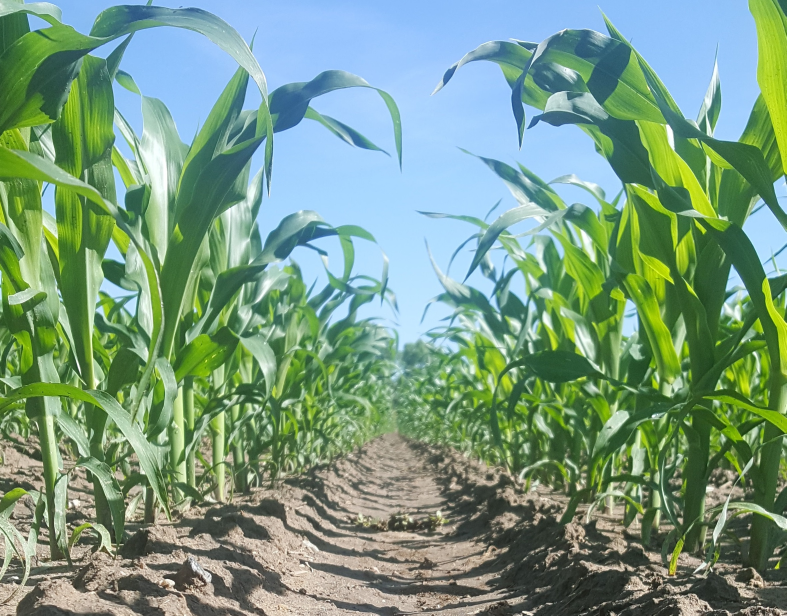
#> input picture robot_control/sensors_and_modules/image_processing/test3.jpg, 2359 x 1847 px (shown at 1/3 size)
$ python vanishing_point.py
#> lines starting #> are read from the running program, lines starting #| are printed output that depends on the picture; after the words box and inside, x2 and y2 are one past the last pixel; in counts of white or black regions, pixels touching at a corner belong together

import itertools
import random
from itertools import starmap
import matplotlib
import cv2
import numpy as np
import time


# Perform edge detection
def hough_transform(img):
    gray = cv2.cvtColor(img, cv2.COLOR_BGR2GRAY)  # Convert image to grayscale

    kernel = np.ones((15, 15), np.uint8)

    opening = cv2.morphologyEx(gray, cv2.MORPH_OPEN, kernel)  # Open (erode, then dilate)
    edges = cv2.Canny(opening, 50, 150, apertureSize=3)  # Canny edge detection
    lines = cv2.HoughLines(edges, 1, np.pi / 180, 200)  # Hough line detection

    hough_lines = []
    # Lines are represented by rho, theta; converted to endpoint notation
    if lines is not None:
        for line in lines:
            hough_lines.extend(list(starmap(endpoints, line)))

    return hough_lines


def endpoints(rho, theta):
    a = np.cos(theta)
    b = np.sin(theta)
    x_0 = a * rho
    y_0 = b * rho
    x_1 = int(x_0 + 1000 * (-b))
    y_1 = int(y_0 + 1000 * (a))
    x_2 = int(x_0 - 1000 * (-b))
    y_2 = int(y_0 - 1000 * (a))

    return ((x_1, y_1), (x_2, y_2))


# Random sampling of lines
def sample_lines(lines, size):
    if size > len(lines):
        size = len(lines)
    return random.sample(lines, size)


def det(a, b):
    return a[0] * b[1] - a[1] * b[0]


# Find intersection point of two lines (not segments!)
def line_intersection(line1, line2):
    x_diff = (line1[0][0] - line1[1][0], line2[0][0] - line2[1][0])
    y_diff = (line1[0][1] - line1[1][1], line2[0][1] - line2[1][1])

    div = det(x_diff, y_diff)
    if div == 0:
        return None  # Lines don't cross

    d = (det(*line1), det(*line2))
    x = det(d, x_diff) / div
    y = det(d, y_diff) / div

    return x, y


# Find intersections between multiple lines (not line segments!)
def find_intersections(lines):
    intersections = []
    for i, line_1 in enumerate(lines):
        for line_2 in lines[i + 1:]:
            if not line_1 == line_2:
                intersection = line_intersection(line_1, line_2)
                if intersection:  # If lines cross, then add
                    intersections.append(intersection)

    return intersections


# Given intersections, find the grid where most intersections occur and treat as vanishing point
def find_vanishing_point(img, grid_size, intersections):
    # Image dimensions
    image_height = img.shape[0]
    image_width = img.shape[1]

    # Grid dimensions
    grid_rows = (image_height // grid_size) + 1
    grid_columns = (image_width // grid_size) + 1

    # Current cell with most intersection points
    max_intersections = 0
    best_cell = (0.0, 0.0)

    for i, j in itertools.product(range(grid_rows), range(grid_columns)):
        cell_left = i * grid_size
        cell_right = (i + 1) * grid_size
        cell_bottom = j * grid_size
        cell_top = (j + 1) * grid_size
        cv2.rectangle(img, (cell_left, cell_bottom), (cell_right, cell_top), (0, 0, 255), 10)

        current_intersections = 0  # Number of intersections in the current cell
        for x, y in intersections:
            if cell_left < x < cell_right and cell_bottom < y < cell_top:
                current_intersections += 1

        # Current cell has more intersections that previous cell (better)
        if current_intersections > max_intersections:
            max_intersections = current_intersections
            best_cell = ((cell_left + cell_right) / 2, (cell_bottom + cell_top) / 2)
            print("Best Cell:", best_cell)

    if best_cell[0] != None and best_cell[1] != None:
        rx1 = int(best_cell[0] - grid_size / 2)
        ry1 = int(best_cell[1] - grid_size / 2)
        rx2 = int(best_cell[0] + grid_size / 2)
        ry2 = int(best_cell[1] + grid_size / 2)
        cv2.rectangle(img, (rx1, ry1), (rx2, ry2), (0, 255, 0), 10)
        cv2.imwrite('/pictures/output/center.jpg', img)

    return best_cell
img = cv2.imread('test3.jpg')
#> img is the input picture: shape (1847, 2359, 3); mean B, G, R 131.5, 154.4, 122
#Change to 480 p
img = cv2.resize(img, (0,0),fx=.3,fy=.3)
#> img: shape (554, 708, 3)
cv2.imwrite("compressed.jpg",img)
t1 = time.time()
#Blur the initial image to get an estimate of the average shape of the green
kernel = np.ones((200,200),np.float32)/40000
dst = cv2.filter2D(img,-1,kernel)
cv2.imwrite("dst.jpg",dst)
#Convert to hsv to detect green pixels more easily
hsv = cv2.cvtColor(dst, cv2.COLOR_BGR2HSV)
#> hsv: shape (554, 708, 3); mean H, S, V 62.3, 76.5, 160.2

## mask of green (36,25,25) ~ (86, 255,255)
# mask = cv2.inRange(hsv, (36, 25, 25), (86, 255,255))
mask = cv2.inRange(hsv, (36, 25, 25), (70, 255,255))
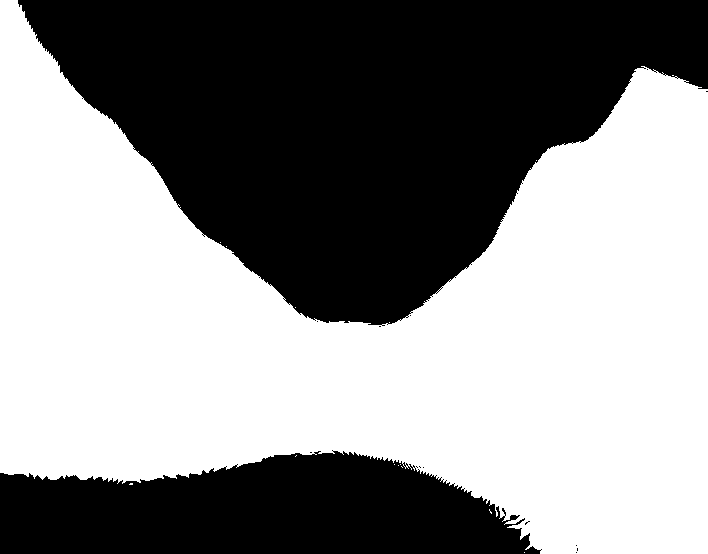
#> mask: shape (554, 708); 55% white; 15 black regions (13 under 20 px), largest, box (x1, y1, x2, y2) and area: (18, 0, 708, 326) 134498, (0, 450, 542, 554) 42067

## slice the green, replacing other colors with black
imask = mask>0
green = np.zeros_like(img, np.uint8)
#Replace all the locations where there are green pixels with pink
green[imask] = (127,0,255)

#Smooth the image to cut out rough edges
#Note: with 300,300: 30000 as the denominator produces a hollow outline while 30000 produces a filled outline
kernel = np.ones((100,100),np.float32)/10000
dst = cv2.filter2D(green,-1,kernel)
#Find the textures that are green and replace the green with pink
mask = cv2.inRange(dst, (125,0,250),(130,0,255))
imask = mask>0
pink = np.zeros_like(green, np.uint8)
pink[imask] = (127,0,255)

img = pink
cv2.imwrite("output.jpg",img)
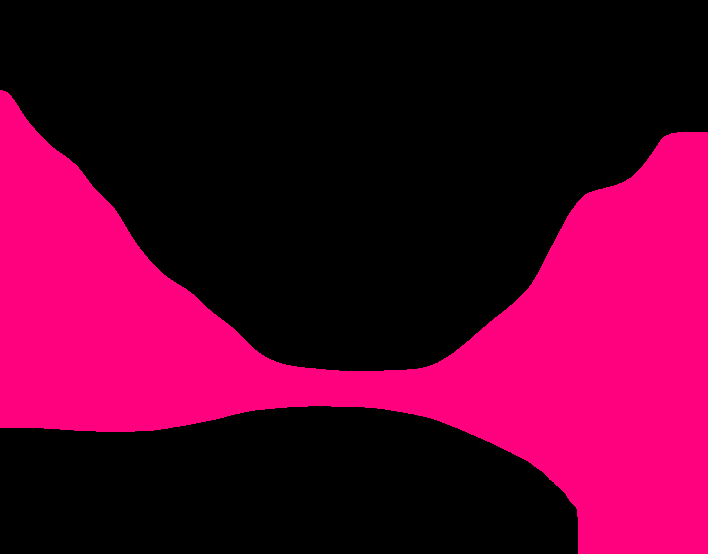
#> saved as output.jpg: shape (554, 708, 3); mean B, G, R 42.8, 0, 86
img=cv2.imread("corridor.jpg")
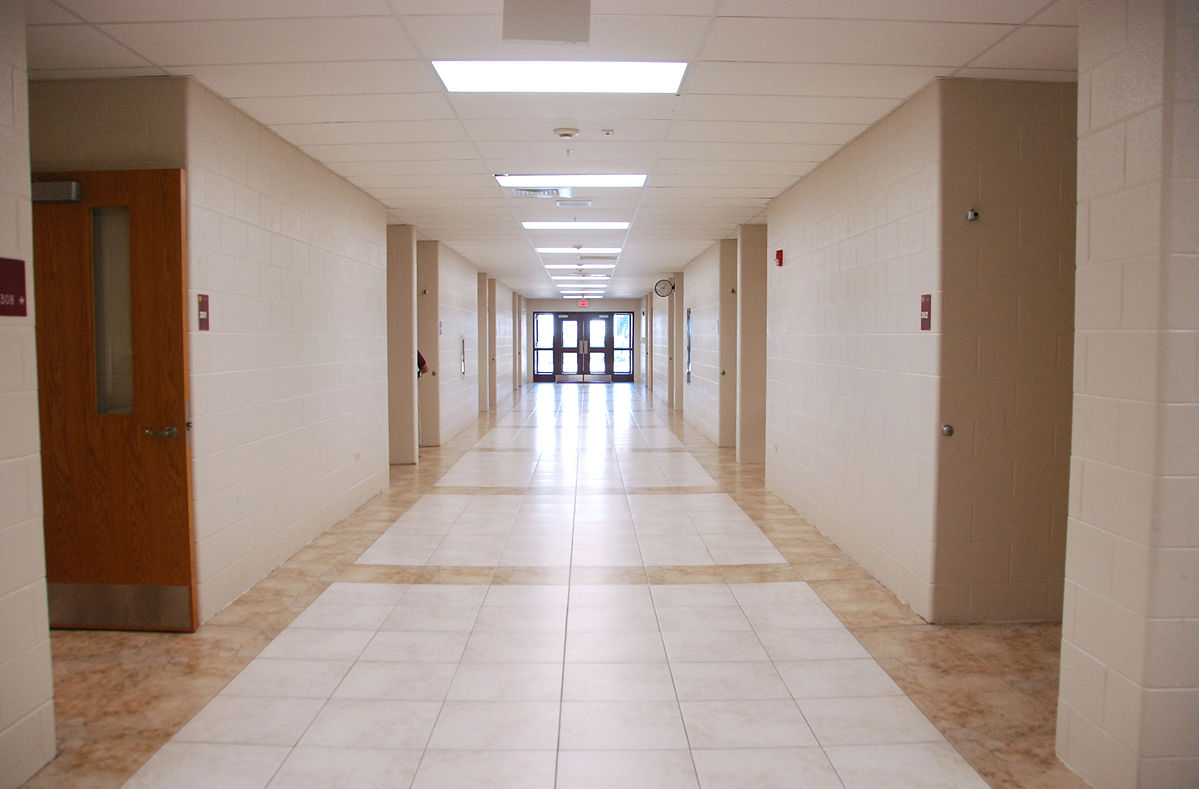
#> input picture robot_control/sensors_and_modules/image_processing/corridor.jpg, 1199 x 789 px
#> img is the input picture: shape (789, 1199, 3); mean B, G, R 135.6, 146.4, 164.7
hough_lines = hough_transform(img)
#> in hough_transform, `edges = cv2.Canny(opening, 50, 150, apertureSize=3)`:
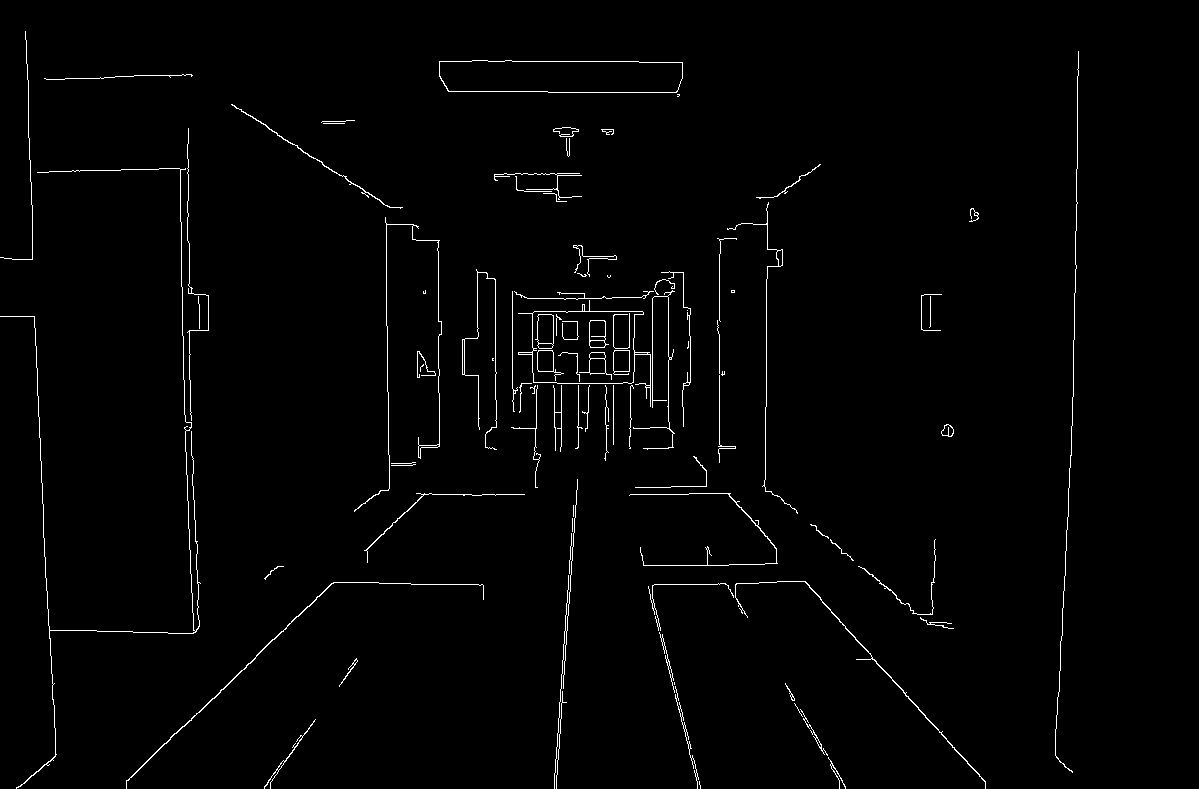
#> edges: shape (789, 1199); 1.4% white in thin lines or dots, all inside (x1, y1, x2, y2) = (0, 31, 1079, 789)
#> in hough_transform, `lines = cv2.HoughLines(edges, 1, np.pi / 180, 200)`: lines = [[650, 0.803], [1079, 0.0175], [607, 0.0698], [609, 0.0698], [-24, 3.11], [-209, 2.41], [1093, 0.0524], [-16, 3.09], [-170, 3.11]]
#> the loop in hough_transform, `for line in lines:` made 9 passes
#> line on passes 1 to 9: [[650, 0.803]], [[1079, 0.0175]], [[607, 0.0698]], [[609, 0.0698]], [[-24, 3.11]], [[-209, 2.41]], [[1093, 0.0524]], [[-16, 3.09]], [[-170, 3.11]]
#> after the loop in hough_transform, `for line in lines:`: hough_lines = [((-267, 1162), (1170, -227)), ((1061, 1018), (1096, -981)), ((535, 1039), (675, -955)), ((537, 1040), (677, -955)), ((-10, -1000), (58, 998)), ((-513, -882), (824, 603)), ((1039, 1055), (1143, -941)), ((-36, -999), (68, 997)), ((134, -1005), (204, 993))]

random_sample = sample_lines(hough_lines, 100)
#> in sample_lines, `size = len(lines)`: size = 9
#> random_sample = [((1039, 1055), (1143, -941)), ((134, -1005), (204, 993)), ((-267, 1162), (1170, -227)), ((535, 1039), (675, -955)), ((-10, -1000), (58, 998)), ((537, 1040), (677, -955)), ((1061, 1018), (1096, -981)), ((-513, -882), (824, 603)), ((-36, -999), (68, 997))]
intersections = find_intersections(random_sample)
#> the loop in find_intersections, `for i, line_1 in enumerate(lines):` made 9 passes
#> line_1 on passes 1 to 6: ((1039, 1055), (1143, -941)), ((134, -1005), (204, 993)), ((-267, 1162), (1170, -227)), ((535, 1039), (675, -955)), ((-10, -1000), (58, 998)), ((537, 1040), (677, -955))
#> line_1 on pass 9: ((-36, -999), (68, 997))
#> after the loop in find_intersections, `for i, line_1 in enumerate(lines):`: intersections = 36 pairs, first value -4912 to 4665, second value -145031 to 20464.4
grid_size = min(img.shape[0],img.shape[1]) //21
#> grid_size = 37
vanishing_point = find_vanishing_point(img,grid_size,intersections)
#> after the loop in find_vanishing_point, `for i, j in itertools.product(range(grid_rows), range(grid_columns)):`:
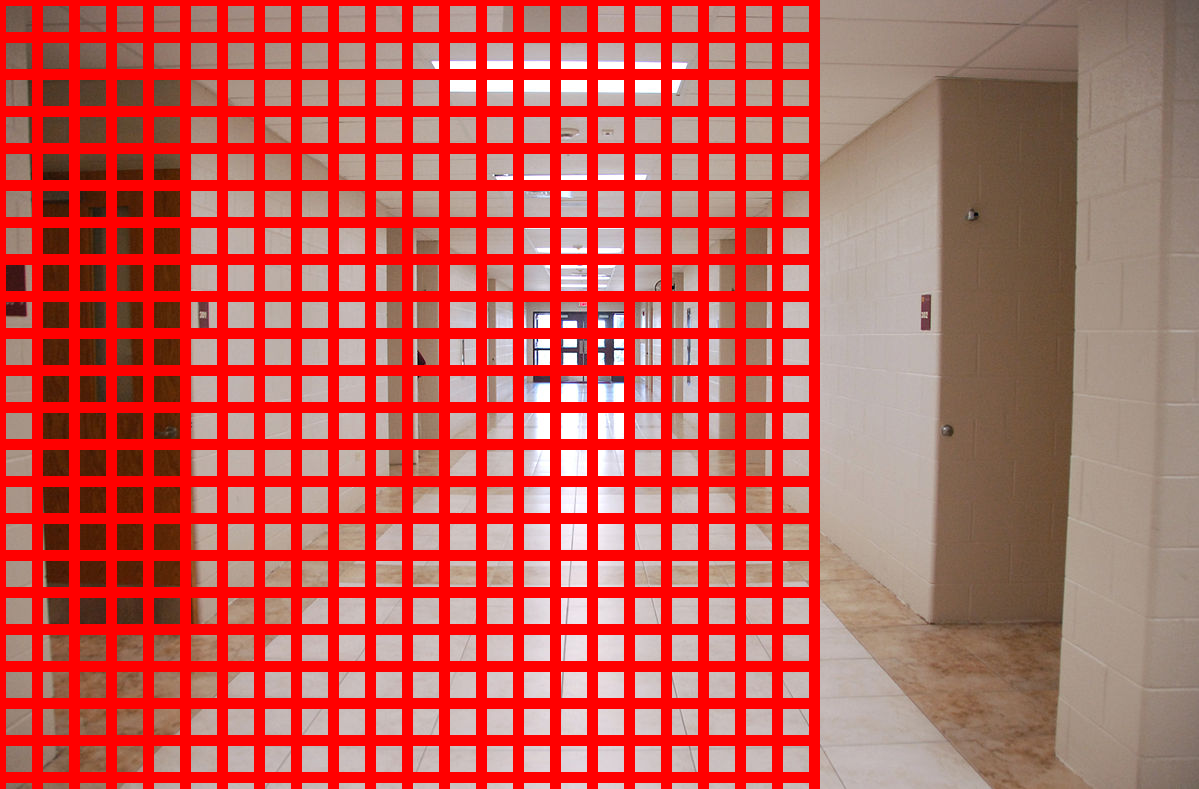
#> img: shape (789, 1199, 3); mean B, G, R 84.8, 92.4, 194
#> after the loop in find_vanishing_point, `for i, j in itertools.product(range(grid_rows), range(grid_columns)):`: max_intersections = 5
#> in find_vanishing_point, `rx1 = int(best_cell[0] - grid_size / 2)`: rx1 = 555
#> in find_vanishing_point, `ry1 = int(best_cell[1] - grid_size / 2)`: ry1 = 333
#> in find_vanishing_point, `rx2 = int(best_cell[0] + grid_size / 2)`: rx2 = 592
#> in find_vanishing_point, `ry2 = int(best_cell[1] + grid_size / 2)`: ry2 = 370
#> in find_vanishing_point, `cv2.rectangle(img, (rx1, ry1), (rx2, ry2), (0, 255, 0), 10)`:
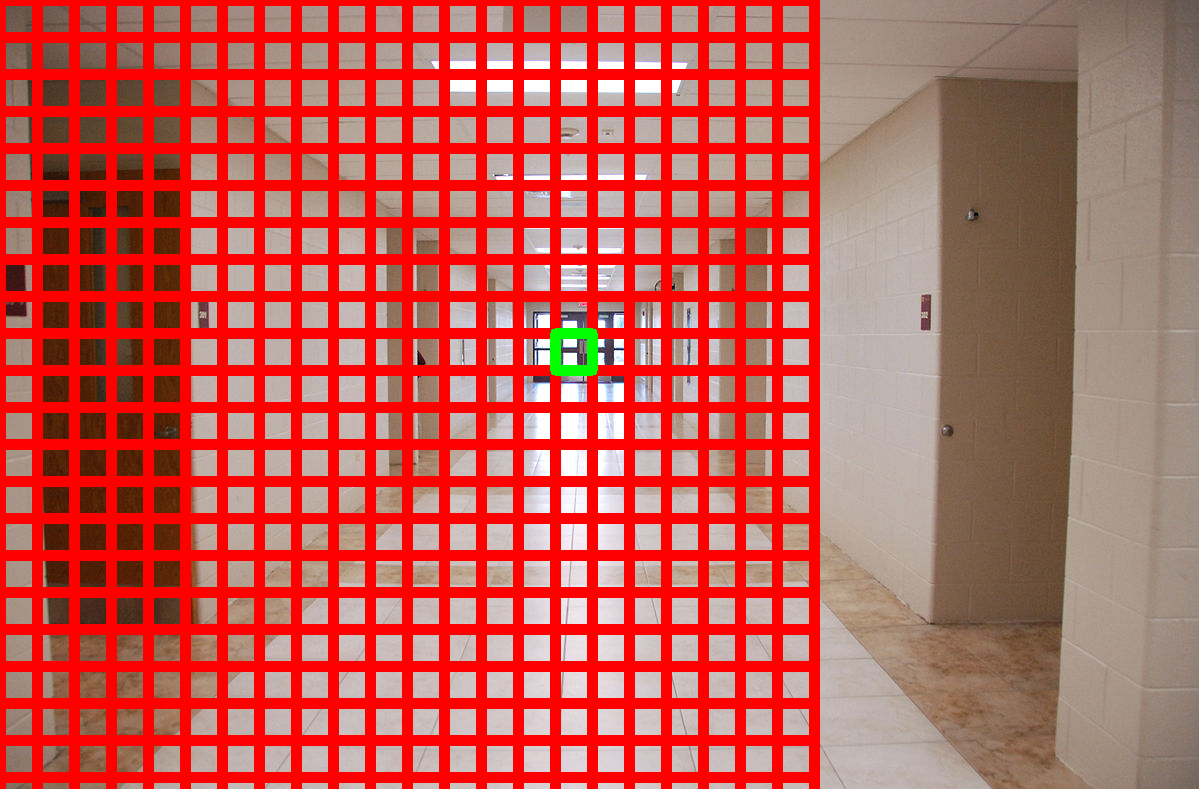
#> img: shape (789, 1199, 3); 0.17% of pixels changed, all inside (x1, y1, x2, y2) = (550, 328, 598, 376)
#> vanishing_point = (573.5, 351.5)
t2 = time.time()
print(t2-t1)
cv2.imwrite("graph.jpg", img)
